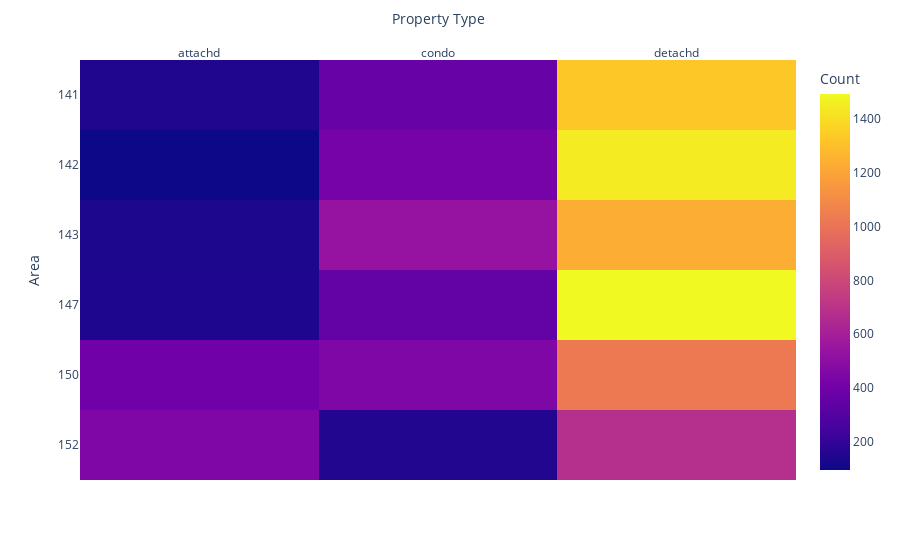

This figure's notebook cell:
### Markdown cell above
## 2.1 Heatmap of `property_type` per `area`

### Code cell
# Crosstab: counts of property_type per area
ct = pd.crosstab(data['area'], data['property_type'])

fig = px.imshow(
    ct,
    labels=dict(x="Property Type", y="Area", color="Count"),
    aspect="auto"
)
fig.update_xaxes(side="top")
fig.show()

# Save as an image
fig.write_image("property_type_by_area_heatmap.png", scale=2)

### Figure 1 — Plotly figure (JSON) as saved in the notebook; plotly's stock layout.template omitted (floating-point values rounded to 4 significant figures)
{"data": [{"coloraxis": "coloraxis", "hovertemplate": "Property Type: %{x}<br>Area: %{y}<br>Count: %{z}<extra></extra>", "name": "0", "type": "heatmap", "x": ["attachd", "condo", "detachd"], "xaxis": "x", "y": ["141", "142", "143", "147", "150", "152"], "yaxis": "y", "z": [[147, 363, 1327], [94, 421, 1448], [134, 535, 1234], [144, 353, 1494], [398, 448, 1027], [451, 155, 677]]}], "layout": {"coloraxis": {"colorbar": {"title": {"text": "Count"}}, "colorscale": [[0, "#0d0887"], [0.1111, "#46039f"], [0.2222, "#7201a8"], [0.3333, "#9c179e"], [0.4444, "#bd3786"], [0.5556, "#d8576b"], [0.6667, "#ed7953"], [0.7778, "#fb9f3a"], [0.8889, "#fdca26"], [1, "#f0f921"]]}, "margin": {"t": 60}, "xaxis": {"anchor": "y", "domain": [0, 1], "side": "top", "title": {"text": "Property Type"}}, "yaxis": {"anchor": "x", "autorange": "reversed", "domain": [0, 1], "title": {"text": "Area"}}}}
